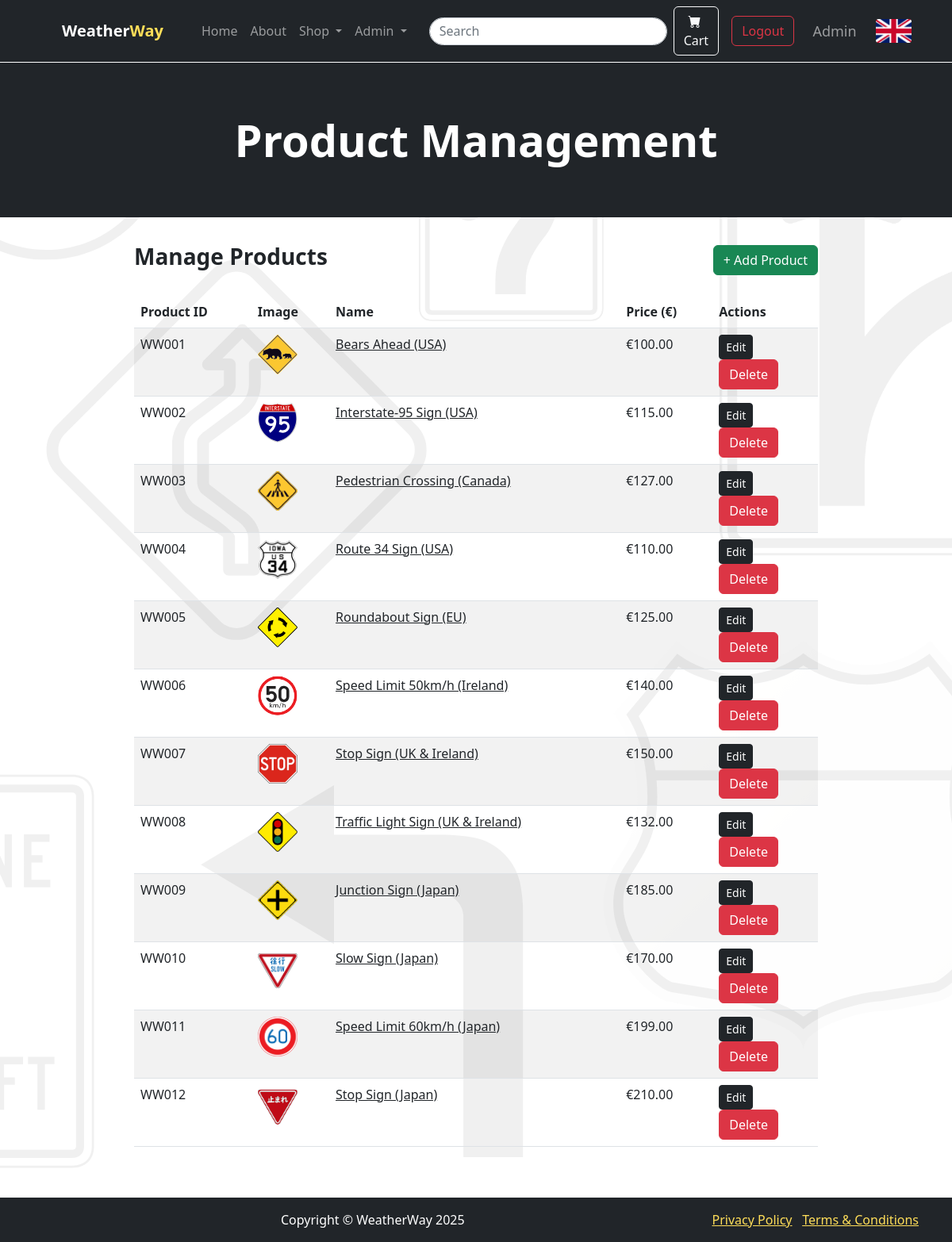
Page /admin/products (signed in) on the earlier database version.
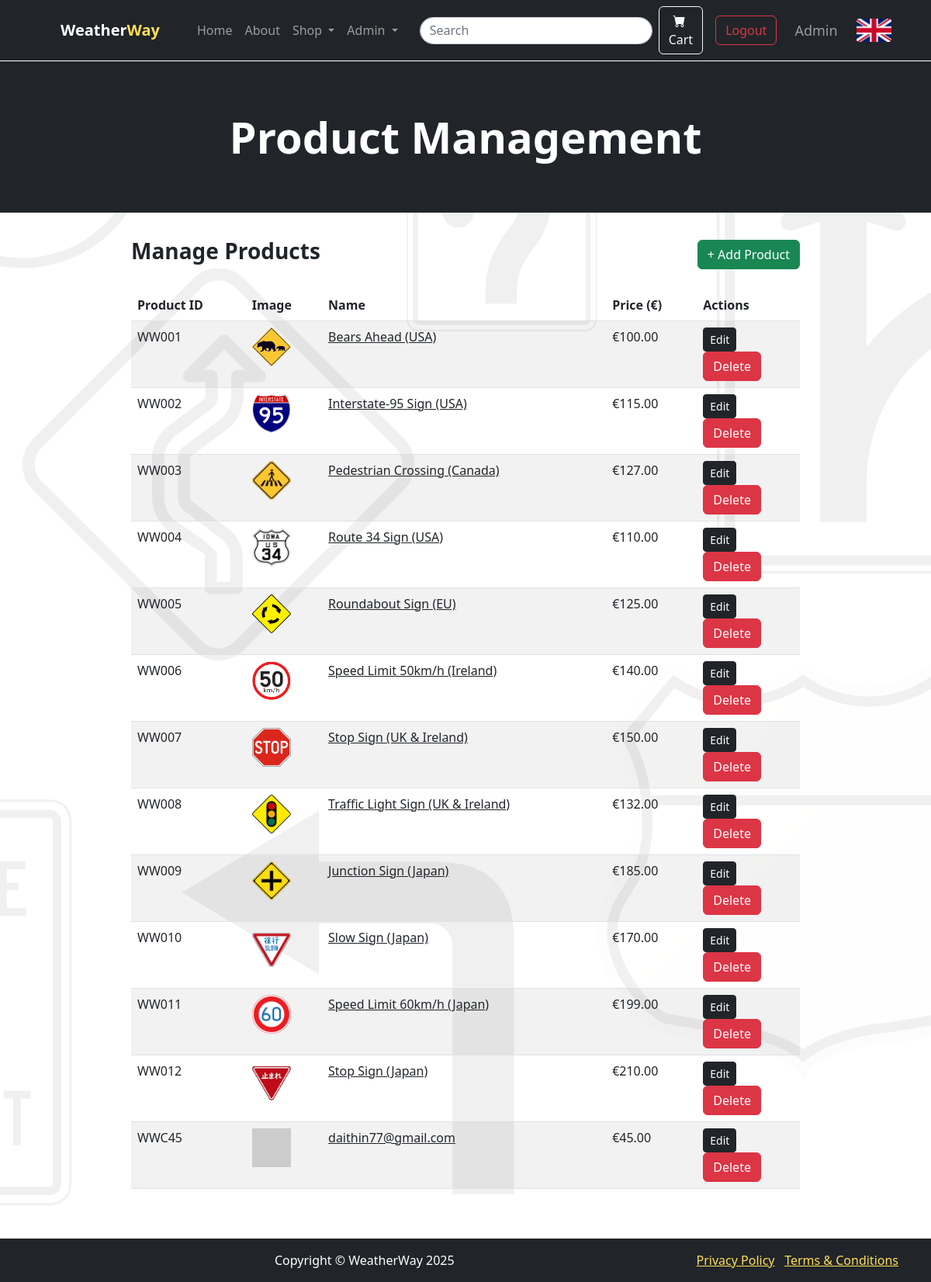
Same page on the later database version.
### model/models.py (models this page shows, shortened)
class Product(db.Model):
    id = db.Column(db.String(10), primary_key=True)
    name = db.Column(db.String(100), nullable=False)
    brand = db.Column(db.String(50), nullable=False)
    price = db.Column(db.Float(10000), nullable=False)
    coating = db.Column(db.String(50))
    materials = db.Column(db.String(100))
    embossing = db.Column(db.String(50))
    image_url = db.Column(db.String(200))
    description = db.Column(db.Text)
    country = db.Column(db.String(50), nullable=False)

### app.py (the view)
@app.route('/admin/products')
@login_required
@admin_required
def admin_products():
    products = Product.query.order_by(Product.id).all()
    return render_template('admin/products.html', products=products)

### app.py (called while the page is built)
@app.context_processor
def inject_translations():
    language = session.get("language", "en")  # Default to English
    return {"t": translations.get(language, translations["en"])}  # Provide translation dictionary

@login_manager.user_loader
def load_user(user_id):
    return User.query.get(int(user_id))  # Loads user by ID

@app.before_request
def ensure_basket_exists():
    if 'basket' not in session or not isinstance(session['basket'], dict):
        session['basket'] = {}  # Ensure it's always a dictionary
    session.modified = True  # Ensure session updates

def admin_required(f):
    @wraps(f)
    def decorated_function(*args, **kwargs):
        if 'user_id' not in session or session.get('role') != 'admin':
            flash("Unauthorized access. Admins only.", "danger")
            return redirect(url_for('customer_home'))
        return f(*args, **kwargs)
    return decorated_function

### templates/admin/products.html (shortened to what this page needs)
{% extends "base.html" %}
{% block content %}
    <header class="bg-dark py-3">
        <div class="container px-4 px-lg-5 my-5">
            <div class="text-center">
                <h1 class="display-4 fw-bolder text-white">Product Management</h1>
            </div>
        </div>
    </header>
    <section class="py-0 pb-5">
        <div class="container px-4 px-lg-5">
            <div class="row gx-4 gx-lg-5 justify-content-center">
                <div class="col-lg-10">
                    <div class="d-flex justify-content-between align-items-center mb-4">
                        <h3 class="fw-bolder">Manage Products</h3>
                        <a href="{{ url_for('admin_add_product') }}" class="btn btn-success">+ Add Product</a>
                    </div>
                    <table class="table table-striped">
                        <thead>
                            <tr>
                                <th>Product ID</th>
                                <th>Image</th>
                                <th>Name</th>
                                <th>Price (€)</th>
                                <th>Actions</th>
                            </tr>
                        </thead>
                        <tbody>
                            {% for product in products %}
                            <tr>
                                <td>{{ product.id }}</td>
                                <td>
                                    <img src="{{ url_for('static', filename=product.image_url) }}" alt="{{ product.name }}" width="50" height="50">
                                </td>
                                <td>
                                    <a href="{{ url_for('product_details', product_id=product.id) }}" class="text-dark">
                                        {{ product.name }}
                                    </a>
                                </td>
                                <td>€{{ "%.2f"|format(product.price) }}</td>
                                <td style="align-items: center">
                                    <a href="{{ url_for('admin_edit_product', product_id=product.id) }}" class="btn btn-dark btn-sm">Edit</a>
                                    <form action="{{ url_for('admin_delete_product', product_id=product.id) }}" method="POST" onsubmit="return confirm('Are you sure you want to delete this product?');">
                                        <a type="submit" class="btn btn-danger">Delete</a>
                                    </form>
                                </td>
                            </tr>
                            {% endfor %}
                        </tbody>
                    </table>
                </div>
            </div>
        </div>
    </section>
{% endblock %}

Differences in the rows shown:
added Product: id "WWC45", name "daithin77@gmail.com", price "45.00"
